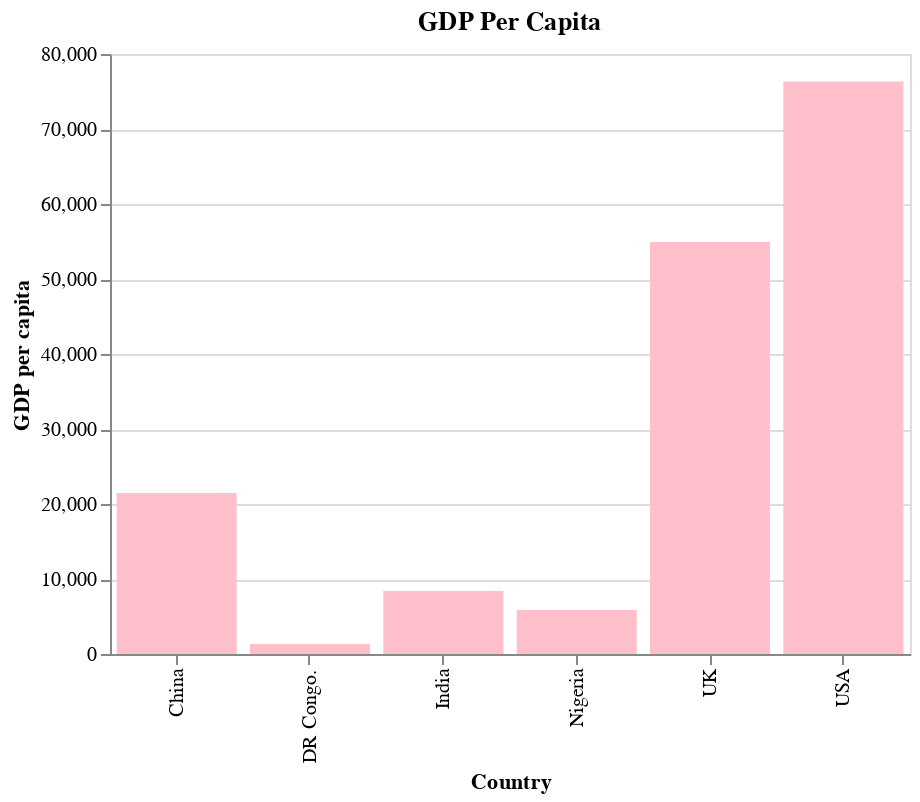

Specify this chart in Vega-Lite:
### Vega-Lite specification from a JSON file in a GitHub repository (floating-point values rounded to 4 significant figures)
{"$schema": "https://vega.github.io/schema/vega-lite/v5.json", "title": {"text": "GDP Per Capita"}, "width": 400, "height": 300, "data": {"values": [{"Country": "China", "GDP per capita": 21482}, {"Country": "DR Congo.", "GDP per capita": 1337}, {"Country": "UK", "GDP per capita": 54929}, {"Country": "India", "GDP per capita": 8400}, {"Country": "Nigeria", "GDP per capita": 5862}, {"Country": "USA", "GDP per capita": 76329}]}, "mark": {"type": "bar", "color": "#FFC0CB"}, "encoding": {"x": {"field": "Country"}, "y": {"field": "GDP per capita", "type": "quantitative"}}, "config": {}}
